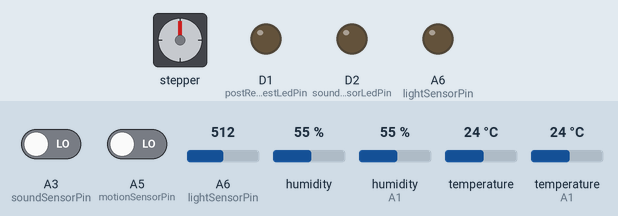
The sketch below on a simulated Arduino MKR. Shown: stepper motor, output pins drawn as LEDs (lit = HIGH). Inputs (shaded band) come from the test bench; at power-on: A6 (lightSensorPin) = 512, A3 (soundSensorPin) LOW, A5 (motionSensorPin) LOW, humidity 55 %, humidity (sensor on A1) 55 %, temperature 24 °C, temperature (sensor on A1) 24 °C. WiFi joins after 1.5 s; servers stay silent unless stated; stepper angles assume 2048 steps per turn; what the sketch prints to the serial monitor is not drawn.

Above: at 12.7 s.
12.8 s: A6 (lightSensorPin) set to 985
18.4 s: A6 (lightSensorPin) set to 1007
At 23.64 s:
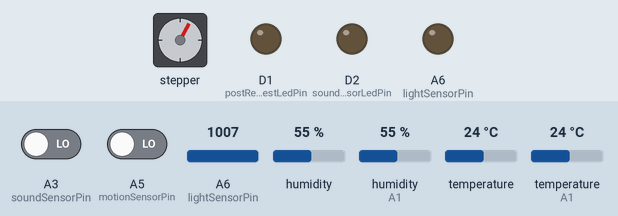
29.1 s: A3 (soundSensorPin) driven HIGH and A5 (motionSensorPin) driven HIGH
37.3 s: A6 (lightSensorPin) set to 992
At 49.1 s:
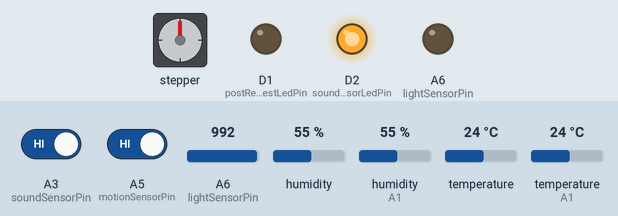
49.9 s: A6 (lightSensorPin) set to 1010
At 55.34 s:
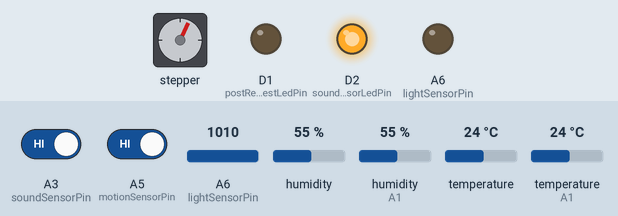
Timing chart, 0 to 82.3 s (numbered marks = the images above; inputs shaded):
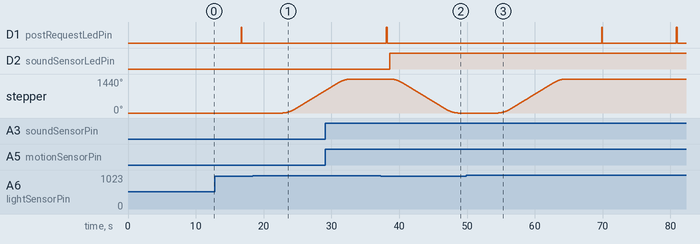

Measured:
- the behaviour switches between 1000 and 1001 on A6 (lightSensorPin) (found by bisection; images 0 and 1)
- after the input at 18.4 s, D1 (postRequestLedPin): stays LOW (without the input it goes to HIGH after 9.3 s); stepper: keeps turning clockwise at about 151°/s, starting after 4.4 s
- after the input at 37.3 s, D1 (postRequestLedPin): goes on until 38.2 s, then stays LOW; stepper: turns 1440° counter-clockwise in 10.1 s, starting after 1.3 s
- after the input at 49.9 s, stepper: turns 1440° clockwise in 10.1 s, starting after 4.7 s

The sketch:

SchoolProject.ino
```cpp
#include <AccelStepper.h>
#include <SPI.h>
#include <WiFiNINA.h>
#include "DHT.h"
#include "arduino_secrets.h"

#define dhtHeadPin A1 // what pin our dht head sensor is conneted to
#define dhtFootPin 0  // what pin our 2nd dht foot sensor is connected to
#define dhtType DHT22    // DHT 22  (AM2302) what model we are using
#define MotorInterfaceType 8 // halfstep mode

DHT dhtHead(dhtHeadPin, dhtType); // dht sensor that are placed in head height
DHT dhtFeet(dhtFootPin, dhtType); // dht sensor that are placed in foot height

float headTemp = 0;
float headHum = 0;
float feetTemp = 0;

char ssid[] = SECRET_SSID; // wifi ssid
char pass[] = SECRET_PASS; // wifi password

int status = WL_IDLE_STATUS; // wifi status
char server[] = "192.168.1.71"; // web api ip-address
int serverPort = 5001; // api port
String queryString = "";
String apiPath = "/api/Arduino/Post";
const String apiKeyValue = "JdYSNTTr5Lkf69M4gD7T5vJSLxqQXtvB";
const String apiKeyId = "apiKey";

WiFiClient client; // wifi client for http request

//pins
const char soundSensorPin = A3; // input pin for soundSensor
const char motionSensorPin = A5; // input pin for motionSensor
const char lightSensorPin = A6; // input pin for lightSensor


//lights
const char postRequestLedPin = 1; // output pin for postRequestLed
const char soundSensorLedPin = 2; // output pin for whenever the soundSensor detects a sound
const char lightIndicatorLedPin = A4; // output pin to turn on when the motionSensor detects motion


//status
int motionSensorValue = 0;
int ledState = LOW;
bool sensor = true;
int lightSensorValue = 0;
bool curtainStatus = false;
String curtainValue = "";


// stepper motor
const int stepsPerRevolution = 2048; // amount of steps to go

const char stepperMotorIN1 = 4;
const char stepperMotorIN2 = A2;
const char stepperMotorIN3 = 3;
const char stepperMotorIN4 = 5;

AccelStepper stepperMotor(MotorInterfaceType, stepperMotorIN1,stepperMotorIN3 ,stepperMotorIN2 , stepperMotorIN4); // new instance of AccelStepper

//listener

void setup() {

  pinMode(motionSensorPin, INPUT); // input pin for motionSensor
  pinMode(soundSensorPin, INPUT); // input pin for soundSensor
  pinMode(lightSensorPin, OUTPUT); // output to show if the light is on or off
  pinMode(soundSensorLedPin, OUTPUT); // output to show if the soundSensor has detected sound
  pinMode(postRequestLedPin, OUTPUT); // output to show whenever we are sending a postRequest to the api
  Serial.begin(9600); // start serial with 9600 baud rate
  ConnectToWifi(); // run method to connect to wifi
  dhtHead.begin(); // start the dht head sensor
  dhtFeet.begin(); // start the dht foot sensor
  stepperMotor.setMaxSpeed(1000); // set max speed of stepper motor to be 1000 steps per minut
  stepperMotor.setAcceleration(500); // set the acceleration to 500steps
}

void loop() {

  if (client.connect(server, serverPort)) { // connect to the api with wificlient
    String roomName = ROOM_NAME;
    String soundStatus = GetSoundSensorValue();
    String curtainStatus = CurtainHandler();
    String lightStatus = GetMotionSensorStaus();
    HumAndTempReader();
    PostRoomDataToApi(roomName, headTemp, headHum, feetTemp, soundStatus, curtainStatus, lightStatus);
    delay(5000);
    BlinkPostLed();
  }
}

bool LightSensorIndicator(){ // get the lightSensor status
  lightSensorValue = analogRead (lightSensorPin); // read the lightSensorPin
  if( lightSensorValue <= 1000){
    return false;
  }
  else{
    return true;
  }
  delay(100);
}

String CurtainHandler(){

  bool lightSensorStatus = LightSensorIndicator();

  if (lightSensorStatus){ // if the lightsensor detects light

      RunStepperMotor(1); // roll down curtains
      curtainValue = "down";
  }
  else if (!lightSensorStatus){ // if the lightsensor dosn't detect light
    RunStepperMotor(0); // roll up curtains
      curtainValue ="up";
  }

  return curtainValue;

}

void RunStepperMotor(int rotation){

  if(rotation == 1 && curtainStatus == false){ // if the rotatin is set to roll down curtain and the curtains is rolled up
  stepperMotor.moveTo(8192); // move the stepper motor 8192 steps clockwise
  stepperMotor.runToPosition();
  curtainStatus = true; // set the curtainStatus to rolled down
  delay(200);

  }
  else if (rotation == 0 && curtainStatus == true){ // if the rotatin is set to roll up curtain and the curtains is rolled down

    stepperMotor.moveTo(0); // rotate 8192 steps counter clockwise
    // Run to position with set speed and acceleration:
    stepperMotor.runToPosition();
    curtainStatus = false; // set curtain status to rolled up
    delay(200);

  }
}

String GetSoundSensorValue(){

  int soundSensorValue = digitalRead(soundSensorPin); //get the soundSensorValue
  if (soundSensorValue == 1){ // if there is sound detected
    digitalWrite(soundSensorLedPin, HIGH); // set the led to on
    return "on";
  }
  else {
      digitalWrite(soundSensorLedPin, LOW); // set led to off
      return "off";
  }
}

void BlinkPostLed(){ // method to blink the
  if (ledState == LOW){
      ledState = HIGH;
    } else {
      ledState = LOW;
    }
    digitalWrite(postRequestLedPin,ledState);

    delay(100);
    if (ledState == HIGH) {
     digitalWrite(postRequestLedPin,LOW);
    }
    delay(200);
}

void HumAndTempReader(){

  headTemp = dhtHead.readTemperature();
  headHum = dhtHead.readHumidity();
  feetTemp = dhtFeet.readTemperature();
}

 String GetMotionSensorStaus(){ // check if the motionSensor detects any motion
  motionSensorValue = digitalRead(motionSensorPin);
  if(motionSensorValue == HIGH){
      digitalWrite(lightIndicatorLedPin,HIGH); // turn on the light
      return "on";
  }
  else{
      digitalWrite(lightIndicatorLedPin, LOW); // turn off the light
      return "off";
  }
  delay(10);
}

void printWifiStatus() { // print the wifi connection information
  // print the SSID of the network you're attached to:
  Serial.print("SSID: ");
  Serial.println(WiFi.SSID());

  // print your board's IP address:
  IPAddress ip = WiFi.localIP();
  Serial.print("IP Address: ");
  Serial.println(ip);

  // print the received signal strength:
  long rssi = WiFi.RSSI();
  Serial.print("signal strength (RSSI):");
  Serial.print(rssi);
  Serial.println(" dBm");
}

void ConnectToWifi(){ // connect to wifi
  // attempt to connect to WiFi network:
  while (status != WL_CONNECTED) {
    Serial.print("Attempting to connect to SSID: ");
    Serial.println(ssid);
    status = WiFi.begin(ssid, pass);
    // wait 10 seconds for connection:
    delay(10000);
  }
  Serial.println("Connected to WiFi");
  printWifiStatus();
}

void PostRoomDataToApi(String roomName, float tempHead, float humHead, float tempFeet, String soundStatus, String curtainStatus, String lightStatus){

  queryString = String("?roomName=") + roomName + String("&tempHead=")+ String(tempHead) + String("&humHead=") + String(humHead);
  queryString = queryString + String("&tempFeet=") + String(tempFeet) + String("&soundStatus=") + soundStatus + String("&curtainStatus=") + curtainStatus + String("&lightStatus=") + lightStatus;

  int length = sizeof(queryString);

  client.println("POST "+ apiPath + queryString + " HTTP/1.1");
  client.println("Host: "+String(server)+":" + String(serverPort));
  client.println("Content-Length:"+String(length));
  client.println("Connection: close");
  client.println();
}
```

arduino_secrets.h
```cpp
  #define SECRET_SSID "DeSeje"
  #define SECRET_PASS "Kode1234!"
  #define ROOM_NAME "B16"
```
